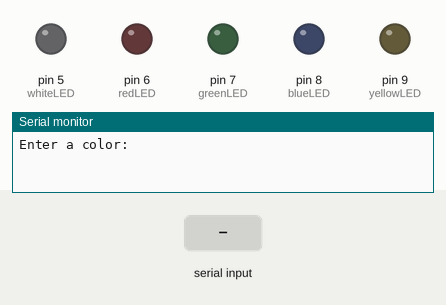
Recording of a sketch running on a simulated Arduino Uno, built with avr-gcc and run on an emulated ATmega328P. Parts: output pins drawn as LEDs (lit = HIGH), the last lines printed to the serial monitor. The test bench sets the inputs (shaded band).

Above: at 1.2 s.
1.3 s: "GREEN\n" received over Serial
At 1.7 s:
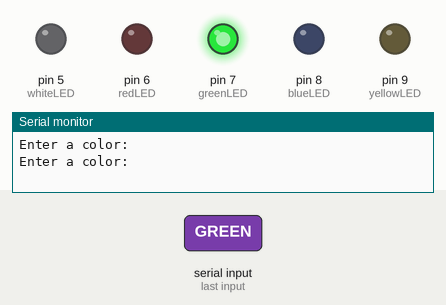
2.8 s: "RED\n" received over Serial
At 3.9 s:
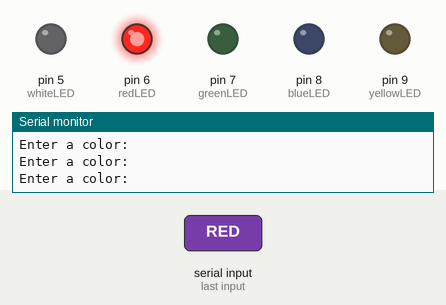
4.3 s: "YELLOW\n" received over Serial
At 5.3 s:
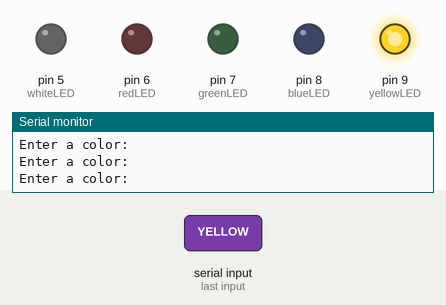
5.8 s: "WHITE\n" received over Serial
At 6.4 s:
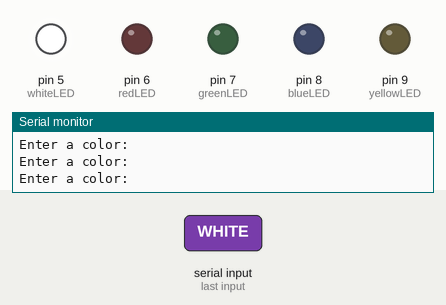
7.3 s: "BLUE\n" received over Serial
At 8.6 s:
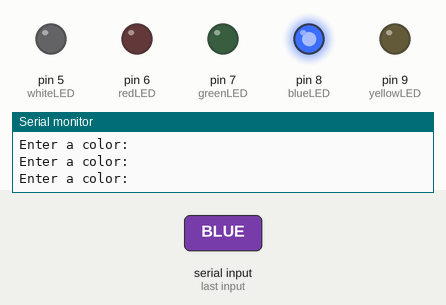
Timing chart, 0 to 9.8 s (numbered marks = the images above; inputs shaded):
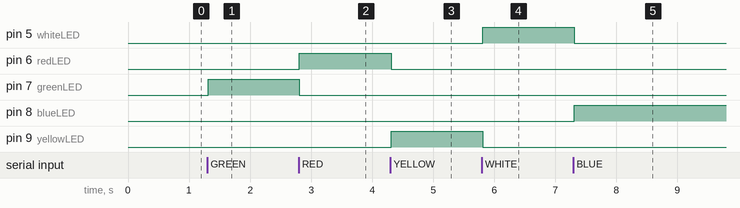

Measured:
- after the input at 1.3 s, pin 7 (greenLED): LOW → HIGH at once
- after the input at 2.8 s, pin 6 (redLED): LOW → HIGH at once; pin 7 (greenLED): HIGH → LOW at once
- after the input at 4.3 s, pin 6 (redLED): HIGH → LOW at once; pin 9 (yellowLED): LOW → HIGH at once
- after the input at 5.8 s, pin 5 (whiteLED): LOW → HIGH at once; pin 9 (yellowLED): HIGH → LOW at once
- after the input at 7.3 s, pin 5 (whiteLED): HIGH → LOW at once; pin 8 (blueLED): LOW → HIGH at once

The sketch:

colorLED_selection.ino
```cpp
int greenLED = 7;
int redLED = 6;
int yellowLED = 9;
int whiteLED = 5;
int blueLED = 8;
String color;


void setup() {
  // put your setup code here, to run once:
  pinMode(greenLED, OUTPUT);
  pinMode(redLED, OUTPUT);
  pinMode(whiteLED, OUTPUT);
  pinMode(blueLED, OUTPUT);
  pinMode(yellowLED, OUTPUT);
  Serial.begin(4800);
}

void loop() {
  // put your main code here, to run repeatedly:
Serial.println("Enter a color: ");
while (Serial.available() == 0){
}

color = Serial.readStringUntil('\n');

if(color == "GREEN"){
  digitalWrite(greenLED, HIGH);
  digitalWrite(redLED, LOW);
  digitalWrite(yellowLED, LOW);
  digitalWrite(whiteLED, LOW);
  digitalWrite(blueLED, LOW);
}

if(color == "RED"){
  digitalWrite(greenLED, LOW);
  digitalWrite(redLED, HIGH);
  digitalWrite(yellowLED, LOW);
  digitalWrite(whiteLED, LOW);
  digitalWrite(blueLED, LOW);
}

if(color == "YELLOW"){
  digitalWrite(greenLED, LOW);
  digitalWrite(redLED, LOW);
  digitalWrite(yellowLED, HIGH);
  digitalWrite(whiteLED, LOW);
  digitalWrite(blueLED, LOW);
}

if(color == "WHITE"){
  digitalWrite(greenLED, LOW);
  digitalWrite(redLED, LOW);
  digitalWrite(yellowLED, LOW);
  digitalWrite(whiteLED, HIGH);
  digitalWrite(blueLED, LOW);
}

if(color == "BLUE"){
  digitalWrite(greenLED, LOW);
  digitalWrite(redLED, LOW);
  digitalWrite(yellowLED, LOW);
  digitalWrite(whiteLED, LOW);
  digitalWrite(blueLED, HIGH);
}
}
```
